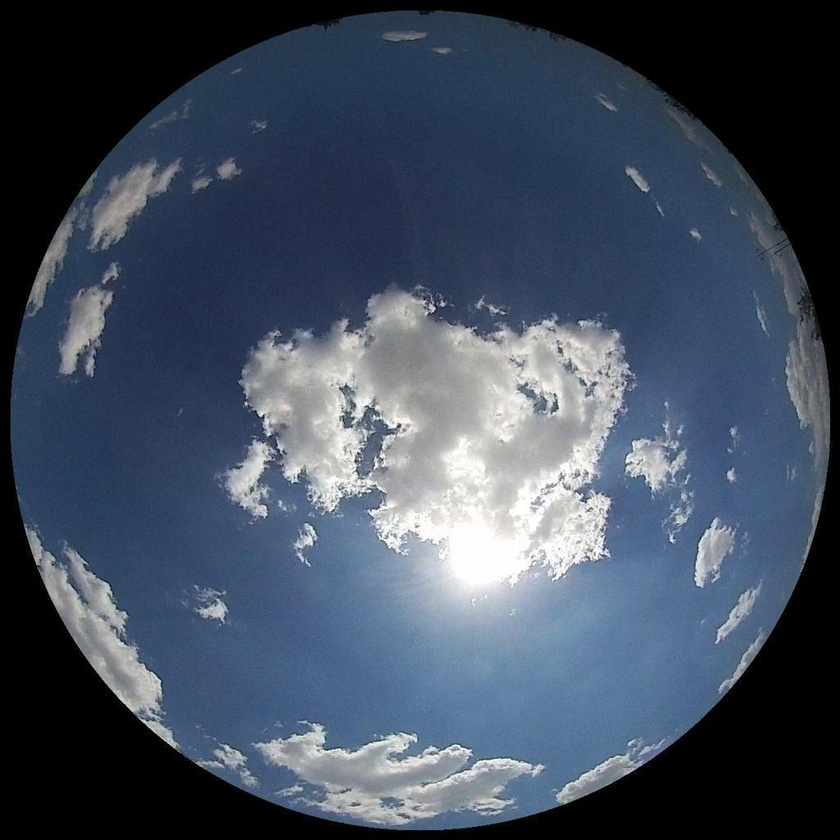
#> input picture atividade05/figs/1_cumulus_000698.jpg, 840 x 840 px, shrunk from 1024 x 1024 before the run
$ python main.py
#> lines starting #> are read from the running program, lines starting #| are printed output that depends on the picture
import numpy as np
import matplotlib.pyplot as plt
import cv2

filename = 'figs/1_cumulus_000698.jpg'
# Load image file and convert from color to RGB
original_image = cv2.imread(filename)
#> original_image is the input picture: shape (840, 840, 3); mean B, G, R 93.3, 76.6, 65.3
img = cv2.cvtColor(original_image,cv2.COLOR_BGR2RGB, 0)
# converts the MxNx3 image into a Kx3 matrix where K=MxN
vectorized = img.reshape((-1,3))
# convert the unit8 values to float
vectorized = np.float32(vectorized)
# color clustering
criteria = (cv2.TERM_CRITERIA_EPS + cv2.TERM_CRITERIA_MAX_ITER, 10, 1.0)
K = 4
attempts = 10
ret,label,center = cv2.kmeans(vectorized,K,None,criteria,attempts,cv2.KMEANS_PP_CENTERS)
#> ret = 537275267.2; center = [[47.26, 63.46, 90.21], [194.9, 197.4, 199.1], [0.395, 0.472, 0.702], [100.6, 120.2, 145.5]]
# Regenerate image
center = np.uint8(center)
#> center = [[47, 63, 90], [194, 197, 199], [0, 0, 0], [100, 120, 145]]
res = center[label.flatten()]
result_image = res.reshape((img.shape))
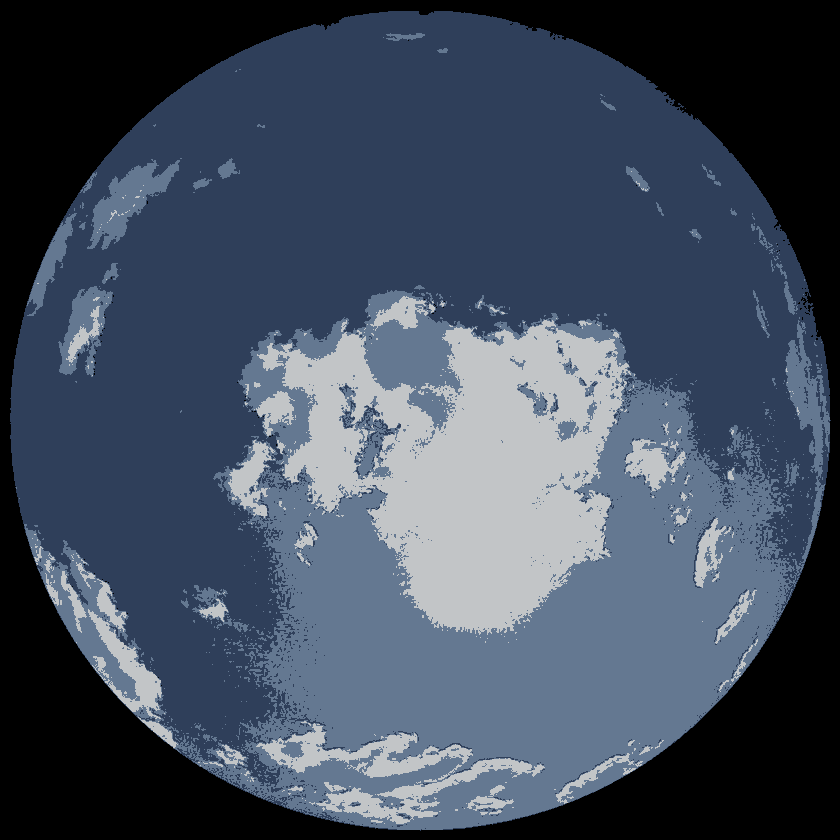
#> result_image: shape (840, 840, 3); mean R, G, B 64.9, 76.2, 92.9

# Plot images
figure_size = 15
plt.figure(figsize=(figure_size,figure_size))
plt.subplot(1,2,1),plt.imshow(img)
plt.title('Original Image'), plt.xticks([]), plt.yticks([])
plt.subplot(1,2,2),plt.imshow(result_image)
plt.title('Segmented Image when K = %i' % K), plt.xticks([]), plt.yticks([])
#plt.show()
plt.savefig('cloud_segmented.png', bbox_inches='tight')
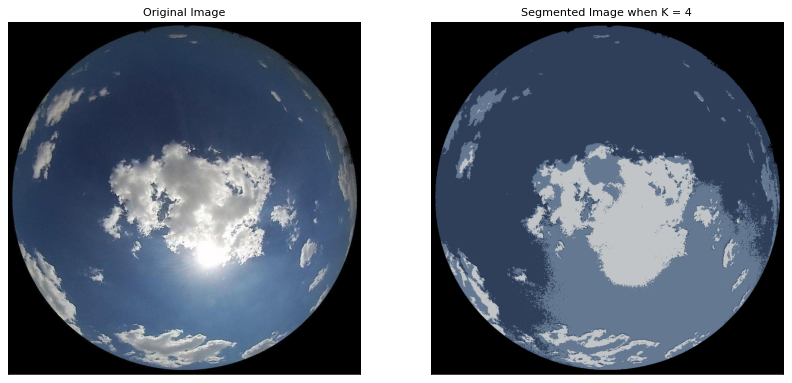
#> figure drawn by matplotlib, 2 panels

$ run again, with atividade05/figs/4_cumulus_001305.jpg copied over atividade05/figs/1_cumulus_000698.jpg
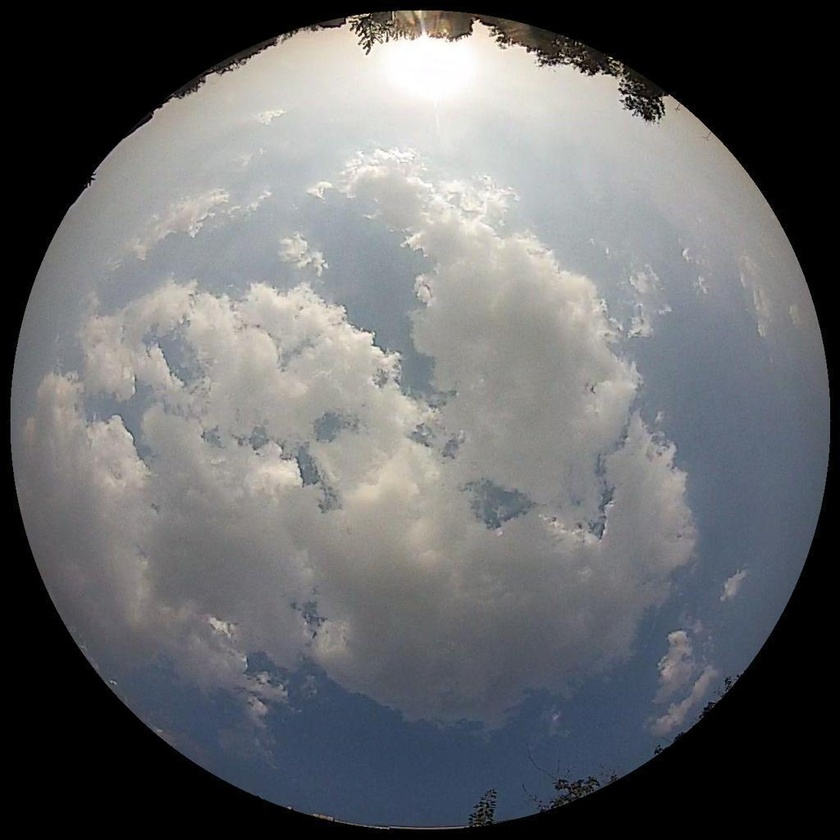
#> input picture atividade05/figs/4_cumulus_001305.jpg, 840 x 840 px, shrunk from 1024 x 1024 before the run
#> original_image is the input picture: shape (840, 840, 3); mean B, G, R 105.8, 103.6, 102.2
#> `ret,label,center = cv2.kmeans(vectorized,K,None,criteria,attempts,cv2...`: ret = 497497497.7; center = [[1.26, 1.16, 1.19], [147.7, 147.5, 146.6], [205.3, 203.4, 198], [85.59, 92.21, 104.6]]
#> `center = np.uint8(center)`: center = [[1, 1, 1], [147, 147, 146], [205, 203, 197], [85, 92, 104]]
#> `result_image = res.reshape((img.shape))`:
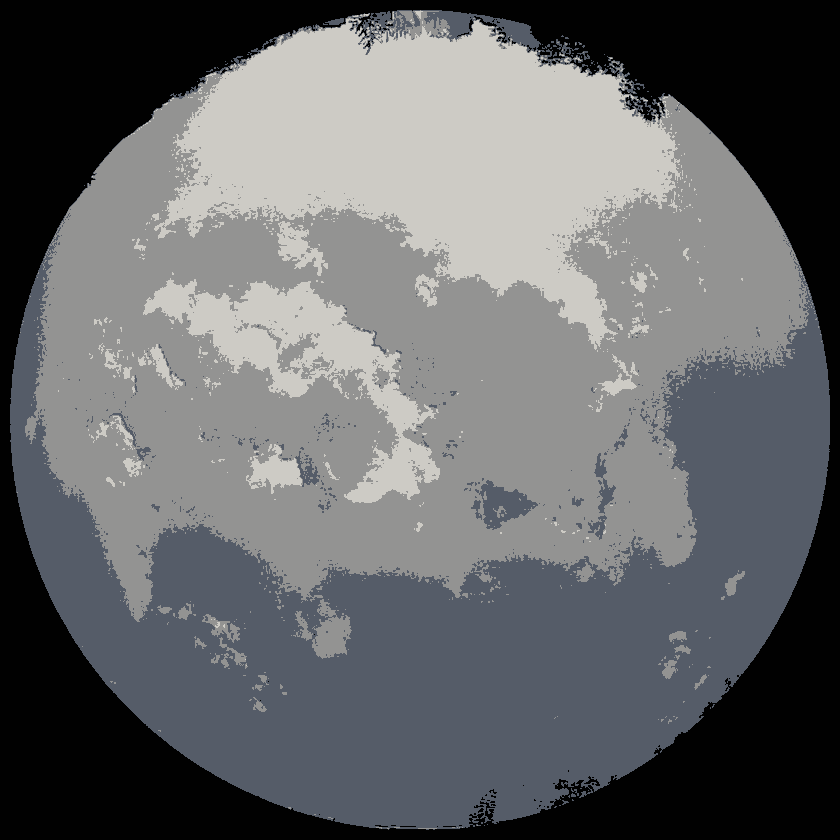
#> result_image: shape (840, 840, 3); mean R, G, B 101.7, 103.3, 105.3
#> `plt.savefig('cloud_segmented.png', bbox_inches='tight')`:
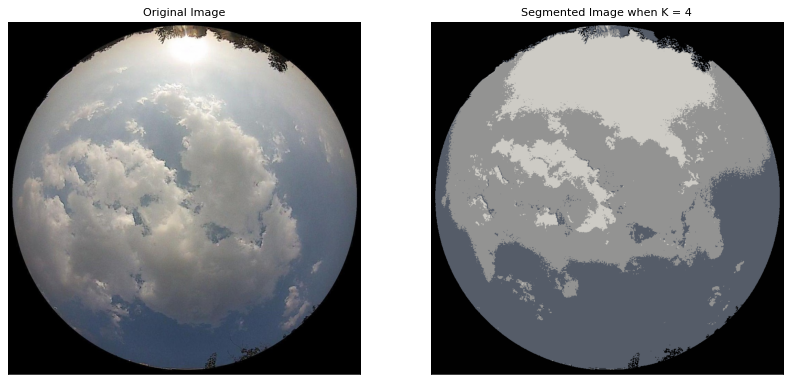
#> figure drawn by matplotlib, 2 panels

$ run again, with atividade05/figs/10_20200727143300_11.jpg copied over atividade05/figs/1_cumulus_000698.jpg
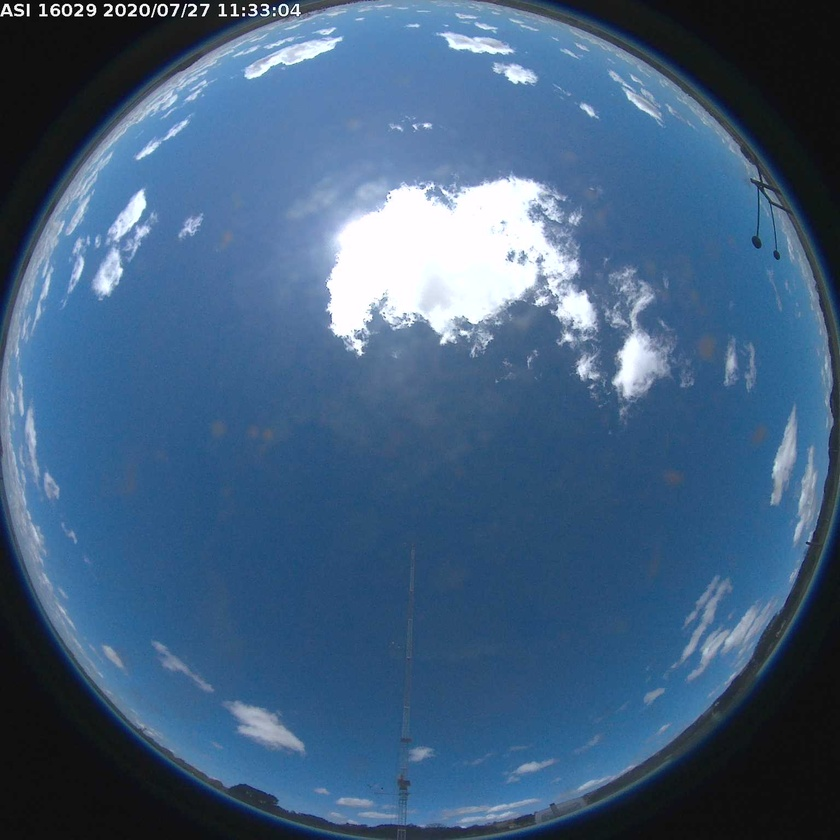
#> input picture atividade05/figs/10_20200727143300_11.jpg, 840 x 840 px, shrunk from 1536 x 1536 before the run
#> original_image is the input picture: shape (840, 840, 3); mean B, G, R 127.6, 95.8, 66.1
#> `ret,label,center = cv2.kmeans(vectorized,K,None,criteria,attempts,cv2...`: ret = 491939838.1; center = [[95.07, 131.3, 172.2], [17.73, 21.47, 26.98], [230.6, 238.2, 247.2], [50.17, 89.44, 129.3]]
#> `center = np.uint8(center)`: center = [[95, 131, 172], [17, 21, 26], [230, 238, 247], [50, 89, 129]]
#> `result_image = res.reshape((img.shape))`:
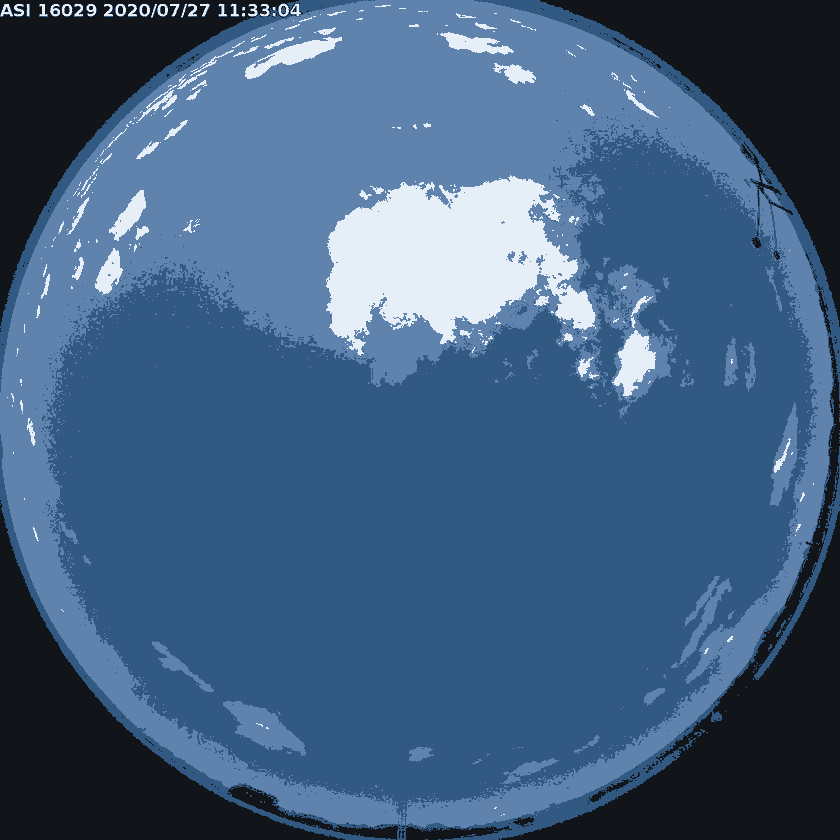
#> result_image: shape (840, 840, 3); mean R, G, B 65.8, 95.5, 127.2
#> `plt.savefig('cloud_segmented.png', bbox_inches='tight')`:
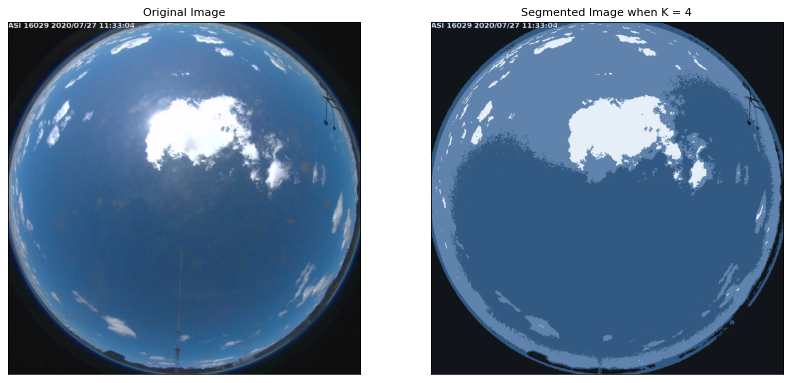
#> figure drawn by matplotlib, 2 panels

$ run again, with atividade05/figs/11_20200727143400_11.jpg copied over atividade05/figs/1_cumulus_000698.jpg
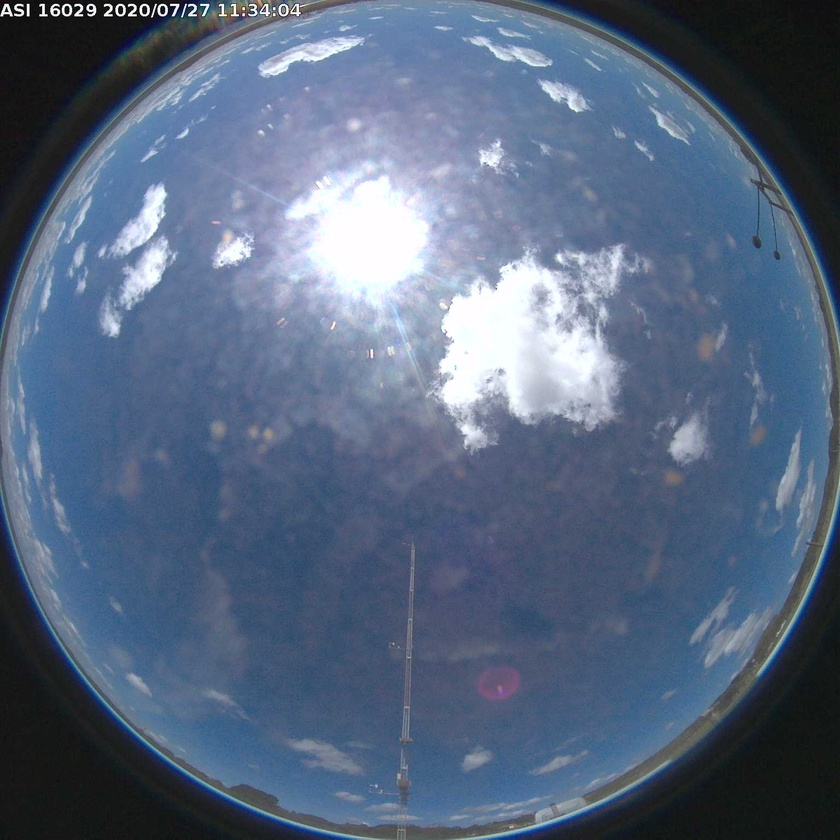
#> input picture atividade05/figs/11_20200727143400_11.jpg, 840 x 840 px, shrunk from 1536 x 1536 before the run
#> original_image is the input picture: shape (840, 840, 3); mean B, G, R 128.1, 103.7, 87.5
#> `ret,label,center = cv2.kmeans(vectorized,K,None,criteria,attempts,cv2...`: ret = 504356262.6; center = [[219.5, 226.2, 239.7], [74.3, 95.7, 126.2], [22.84, 26.43, 30.65], [121.7, 139, 168.9]]
#> `center = np.uint8(center)`: center = [[219, 226, 239], [74, 95, 126], [22, 26, 30], [121, 139, 168]]
#> `result_image = res.reshape((img.shape))`:
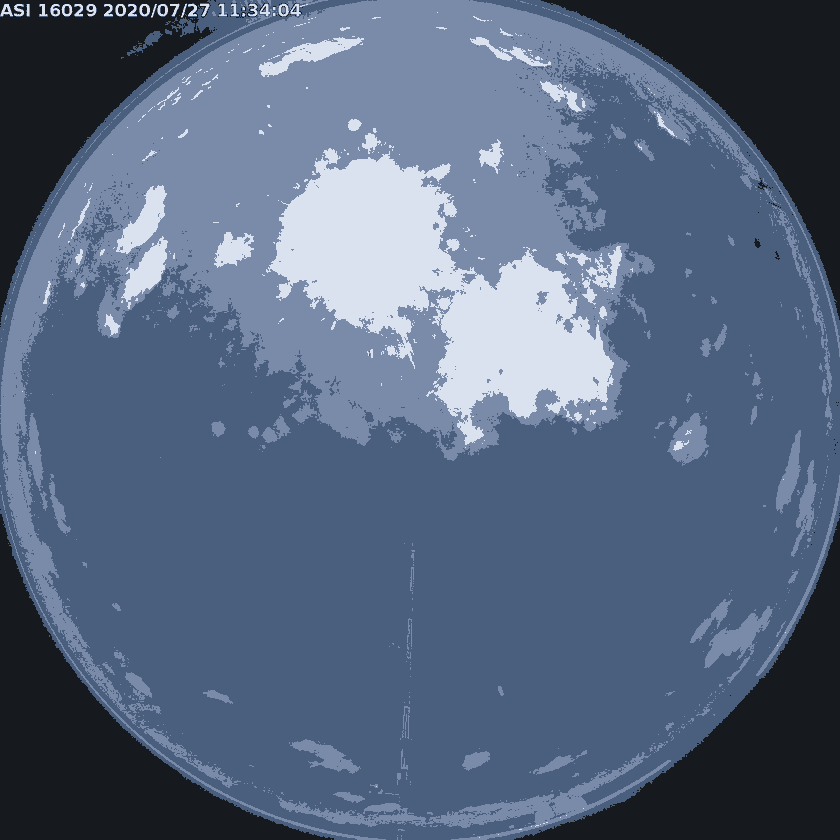
#> result_image: shape (840, 840, 3); mean R, G, B 87, 103.2, 127.6
#> `plt.savefig('cloud_segmented.png', bbox_inches='tight')`:
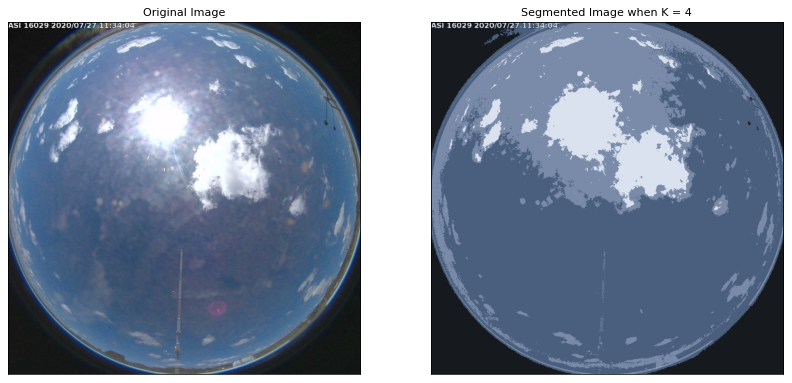
#> figure drawn by matplotlib, 2 panels
